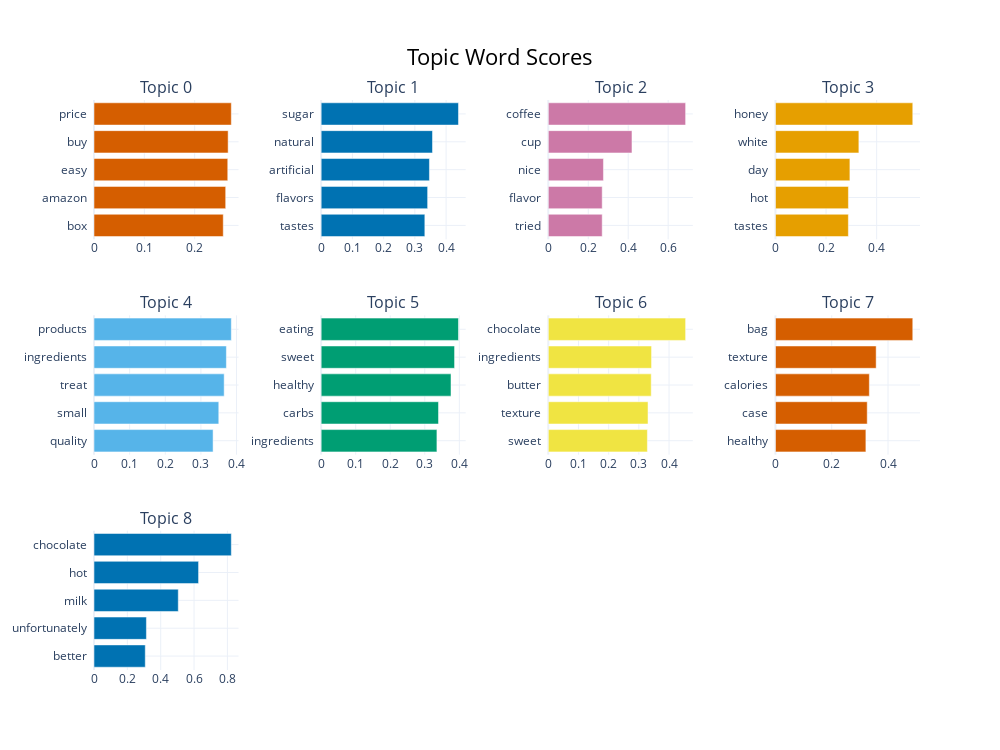

The code cell stored with this chart in its notebook:
### Code cell
topic_model.visualize_barchart(top_n_topics=16, custom_labels=True)

### Figure 1 — Plotly figure (JSON) as saved in the notebook; plotly's stock layout.template omitted (floating-point values rounded to 4 significant figures)
{"data": [{"marker": {"color": "#D55E00"}, "orientation": "h", "type": "bar", "x": [0.2568, 0.2616, 0.2657, 0.2665, 0.2728], "xaxis": "x", "y": ["box  ", "amazon  ", "easy  ", "buy  ", "price  "], "yaxis": "y"}, {"marker": {"color": "#0072B2"}, "orientation": "h", "type": "bar", "x": [0.332, 0.3409, 0.3467, 0.3565, 0.4397], "xaxis": "x2", "y": ["tastes  ", "flavors  ", "artificial  ", "natural  ", "sugar  "], "yaxis": "y2"}, {"marker": {"color": "#CC79A7"}, "orientation": "h", "type": "bar", "x": [0.2698, 0.2698, 0.2761, 0.4189, 0.6874], "xaxis": "x3", "y": ["tried  ", "flavor  ", "nice  ", "cup  ", "coffee  "], "yaxis": "y3"}, {"marker": {"color": "#E69F00"}, "orientation": "h", "type": "bar", "x": [0.2881, 0.2883, 0.2942, 0.3296, 0.5426], "xaxis": "x4", "y": ["tastes  ", "hot  ", "day  ", "white  ", "honey  "], "yaxis": "y4"}, {"marker": {"color": "#56B4E9"}, "orientation": "h", "type": "bar", "x": [0.3342, 0.3502, 0.3653, 0.3715, 0.3854], "xaxis": "x5", "y": ["quality  ", "small  ", "treat  ", "ingredients  ", "products  "], "yaxis": "y5"}, {"marker": {"color": "#009E73"}, "orientation": "h", "type": "bar", "x": [0.3351, 0.3397, 0.3759, 0.3862, 0.3975], "xaxis": "x6", "y": ["ingredients  ", "carbs  ", "healthy  ", "sweet  ", "eating  "], "yaxis": "y6"}, {"marker": {"color": "#F0E442"}, "orientation": "h", "type": "bar", "x": [0.3282, 0.3304, 0.341, 0.3421, 0.4549], "xaxis": "x7", "y": ["sweet  ", "texture  ", "butter  ", "ingredients  ", "chocolate  "], "yaxis": "y7"}, {"marker": {"color": "#D55E00"}, "orientation": "h", "type": "bar", "x": [0.3214, 0.3261, 0.3337, 0.3579, 0.488], "xaxis": "x8", "y": ["healthy  ", "case  ", "calories  ", "texture  ", "bag  "], "yaxis": "y8"}, {"marker": {"color": "#0072B2"}, "orientation": "h", "type": "bar", "x": [0.3075, 0.3144, 0.5054, 0.6271, 0.8236], "xaxis": "x9", "y": ["better  ", "unfortunately  ", "milk  ", "hot  ", "chocolate  "], "yaxis": "y9"}], "layout": {"annotations": [{"font": {"size": 16}, "showarrow": false, "text": "Topic 0", "x": 0.0875, "xanchor": "center", "xref": "paper", "y": 1, "yanchor": "bottom", "yref": "paper"}, {"font": {"size": 16}, "showarrow": false, "text": "Topic 1", "x": 0.3625, "xanchor": "center", "xref": "paper", "y": 1, "yanchor": "bottom", "yref": "paper"}, {"font": {"size": 16}, "showarrow": false, "text": "Topic 2", "x": 0.6375, "xanchor": "center", "xref": "paper", "y": 1, "yanchor": "bottom", "yref": "paper"}, {"font": {"size": 16}, "showarrow": false, "text": "Topic 3", "x": 0.9125, "xanchor": "center", "xref": "paper", "y": 1, "yanchor": "bottom", "yref": "paper"}, {"font": {"size": 16}, "showarrow": false, "text": "Topic 4", "x": 0.0875, "xanchor": "center", "xref": "paper", "y": 0.6222, "yanchor": "bottom", "yref": "paper"}, {"font": {"size": 16}, "showarrow": false, "text": "Topic 5", "x": 0.3625, "xanchor": "center", "xref": "paper", "y": 0.6222, "yanchor": "bottom", "yref": "paper"}, {"font": {"size": 16}, "showarrow": false, "text": "Topic 6", "x": 0.6375, "xanchor": "center", "xref": "paper", "y": 0.6222, "yanchor": "bottom", "yref": "paper"}, {"font": {"size": 16}, "showarrow": false, "text": "Topic 7", "x": 0.9125, "xanchor": "center", "xref": "paper", "y": 0.6222, "yanchor": "bottom", "yref": "paper"}, {"font": {"size": 16}, "showarrow": false, "text": "Topic 8", "x": 0.0875, "xanchor": "center", "xref": "paper", "y": 0.2444, "yanchor": "bottom", "yref": "paper"}], "height": 750, "hoverlabel": {"bgcolor": "white", "font": {"family": "Rockwell", "size": 16}}, "showlegend": false, "title": {"font": {"color": "Black", "size": 22}, "text": "Topic Word Scores", "x": 0.5, "xanchor": "center", "yanchor": "top"}, "width": 1000, "xaxis": {"anchor": "y", "domain": [0, 0.175], "showgrid": true}, "xaxis10": {"anchor": "y10", "domain": [0.275, 0.45], "showgrid": true}, "xaxis11": {"anchor": "y11", "domain": [0.55, 0.725], "showgrid": true}, "xaxis12": {"anchor": "y12", "domain": [0.825, 1], "showgrid": true}, "xaxis2": {"anchor": "y2", "domain": [0.275, 0.45], "showgrid": true}, "xaxis3": {"anchor": "y3", "domain": [0.55, 0.725], "showgrid": true}, "xaxis4": {"anchor": "y4", "domain": [0.825, 1], "showgrid": true}, "xaxis5": {"anchor": "y5", "domain": [0, 0.175], "showgrid": true}, "xaxis6": {"anchor": "y6", "domain": [0.275, 0.45], "showgrid": true}, "xaxis7": {"anchor": "y7", "domain": [0.55, 0.725], "showgrid": true}, "xaxis8": {"anchor": "y8", "domain": [0.825, 1], "showgrid": true}, "xaxis9": {"anchor": "y9", "domain": [0, 0.175], "showgrid": true}, "yaxis": {"anchor": "x", "domain": [0.7556, 1], "showgrid": true}, "yaxis10": {"anchor": "x10", "domain": [0, 0.2444], "showgrid": true}, "yaxis11": {"anchor": "x11", "domain": [0, 0.2444], "showgrid": true}, "yaxis12": {"anchor": "x12", "domain": [0, 0.2444], "showgrid": true}, "yaxis2": {"anchor": "x2", "domain": [0.7556, 1], "showgrid": true}, "yaxis3": {"anchor": "x3", "domain": [0.7556, 1], "showgrid": true}, "yaxis4": {"anchor": "x4", "domain": [0.7556, 1], "showgrid": true}, "yaxis5": {"anchor": "x5", "domain": [0.3778, 0.6222], "showgrid": true}, "yaxis6": {"anchor": "x6", "domain": [0.3778, 0.6222], "showgrid": true}, "yaxis7": {"anchor": "x7", "domain": [0.3778, 0.6222], "showgrid": true}, "yaxis8": {"anchor": "x8", "domain": [0.3778, 0.6222], "showgrid": true}, "yaxis9": {"anchor": "x9", "domain": [0, 0.2444], "showgrid": true}}}
